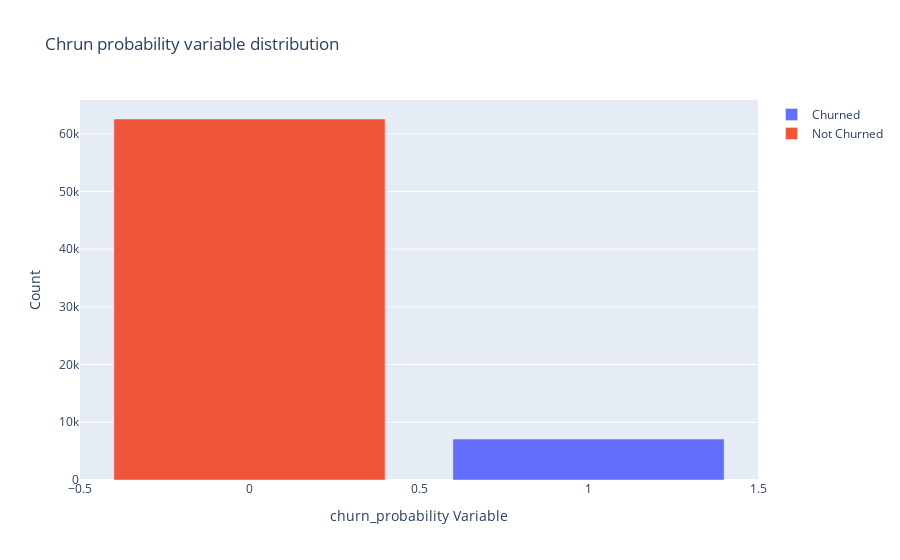

Write notebook code for a chart like this one.
### Code cell
tr0 = go.Bar(
            x = Telecom_df[Telecom_df["churn_probability"]== 1]["churn_probability"].value_counts().index.values,
            y = Telecom_df[Telecom_df["churn_probability"]== 1]["churn_probability"].value_counts().values,
            name='Churned'
    )

tr1 = go.Bar(
            x = Telecom_df[Telecom_df["churn_probability"]== 0]["churn_probability"].value_counts().index.values,
            y = Telecom_df[Telecom_df["churn_probability"]== 0]["churn_probability"].value_counts().values,
            name='Not Churned'
    )

data = [tr0, tr1]

layout = go.Layout(
    
)

layout = go.Layout(
    yaxis=dict(
        title='Count'
    ),
    xaxis=dict(
        title='churn_probability Variable'
    ),
    title='Chrun probability variable distribution'
)

fig = go.Figure(data=data, layout=layout)


py.iplot(fig, filename='grouped-bar')

### Figure 1 — Plotly figure (JSON) as saved in the notebook; plotly's stock layout.template omitted (floating-point values rounded to 4 significant figures)
{"data": [{"name": "Churned", "type": "bar", "x": [1], "y": [7098]}, {"name": "Not Churned", "type": "bar", "x": [0], "y": [62555]}], "layout": {"title": {"text": "Chrun probability variable distribution"}, "xaxis": {"title": {"text": "churn_probability Variable"}}, "yaxis": {"title": {"text": "Count"}}}}
